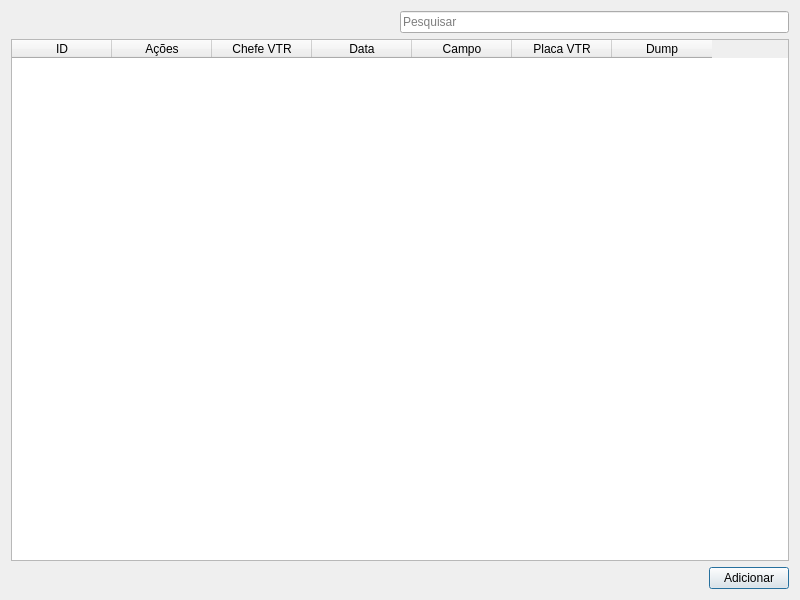
<?xml version="1.0" encoding="UTF-8"?>
<ui version="4.0">
 <class>Dialog</class>
 <widget class="QDialog" name="Dialog">
  <property name="geometry">
   <rect>
    <x>0</x>
    <y>0</y>
    <width>800</width>
    <height>600</height>
   </rect>
  </property>
  <property name="windowTitle">
   <string>Gerenciador de Trackers</string>
  </property>
  <layout class="QGridLayout" name="gridLayout">
   <item row="0" column="0">
    <layout class="QHBoxLayout" name="horizontalLayout">
     <item>
      <spacer name="horizontalSpacer">
       <property name="orientation">
        <enum>Qt::Horizontal</enum>
       </property>
       <property name="sizeHint" stdset="0">
        <size>
         <width>40</width>
         <height>20</height>
        </size>
       </property>
      </spacer>
     </item>
     <item>
      <widget class="QLineEdit" name="searchLe">
       <property name="placeholderText">
        <string>Pesquisar</string>
       </property>
      </widget>
     </item>
    </layout>
   </item>
   <item row="1" column="0">
    <widget class="QTableWidget" name="tableWidget">
     <column>
      <property name="text">
       <string>ID</string>
      </property>
     </column>
     <column>
      <property name="text">
       <string>Ações</string>
      </property>
     </column>
     <column>
      <property name="text">
       <string>Chefe VTR</string>
      </property>
     </column>
     <column>
      <property name="text">
       <string>Data</string>
      </property>
     </column>
     <column>
      <property name="text">
       <string>Campo</string>
      </property>
     </column>
     <column>
      <property name="text">
       <string>Placa VTR</string>
      </property>
     </column>
     <column>
      <property name="text">
       <string>Dump</string>
      </property>
     </column>
    </widget>
   </item>
   <item row="2" column="0" alignment="Qt::AlignRight">
    <widget class="QPushButton" name="addFormBtn">
     <property name="text">
      <string>Adicionar</string>
     </property>
    </widget>
   </item>
  </layout>
 </widget>
 <resources/>
 <connections/>
</ui>
